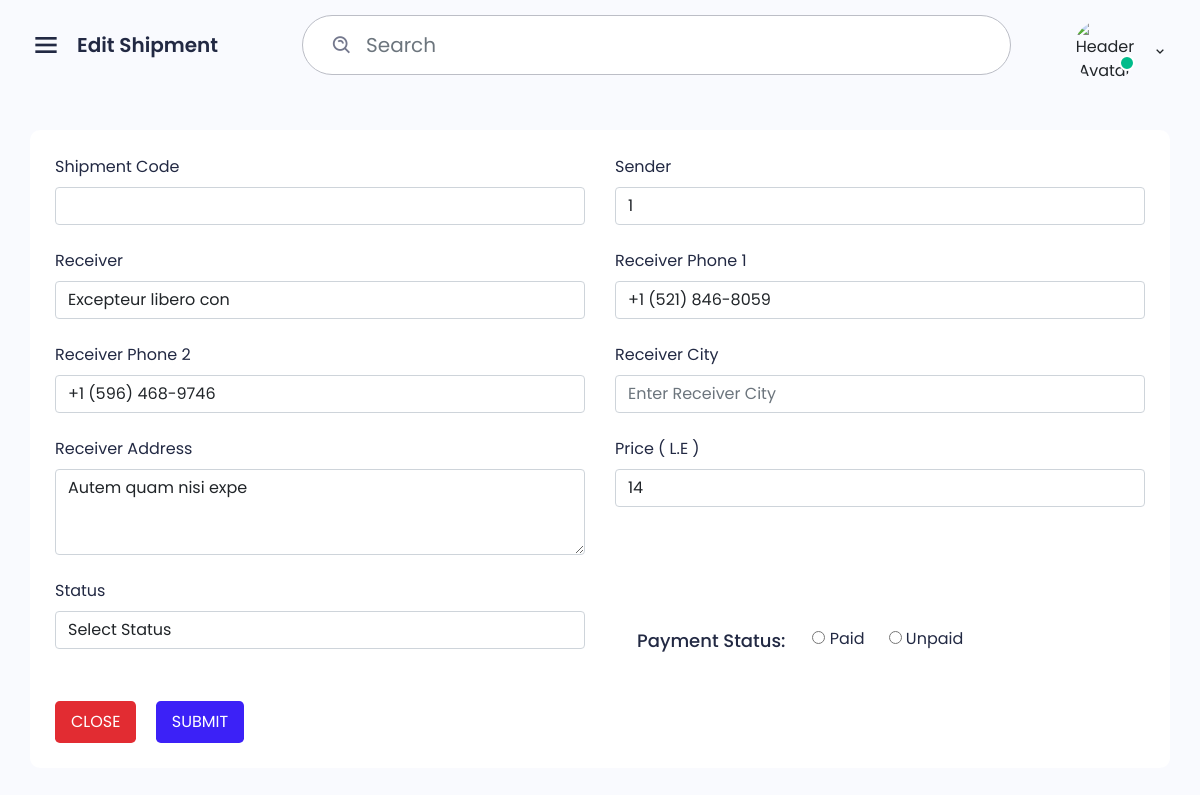
/edit_shipment/1 (signed in), run on an earlier commit of the app's database.
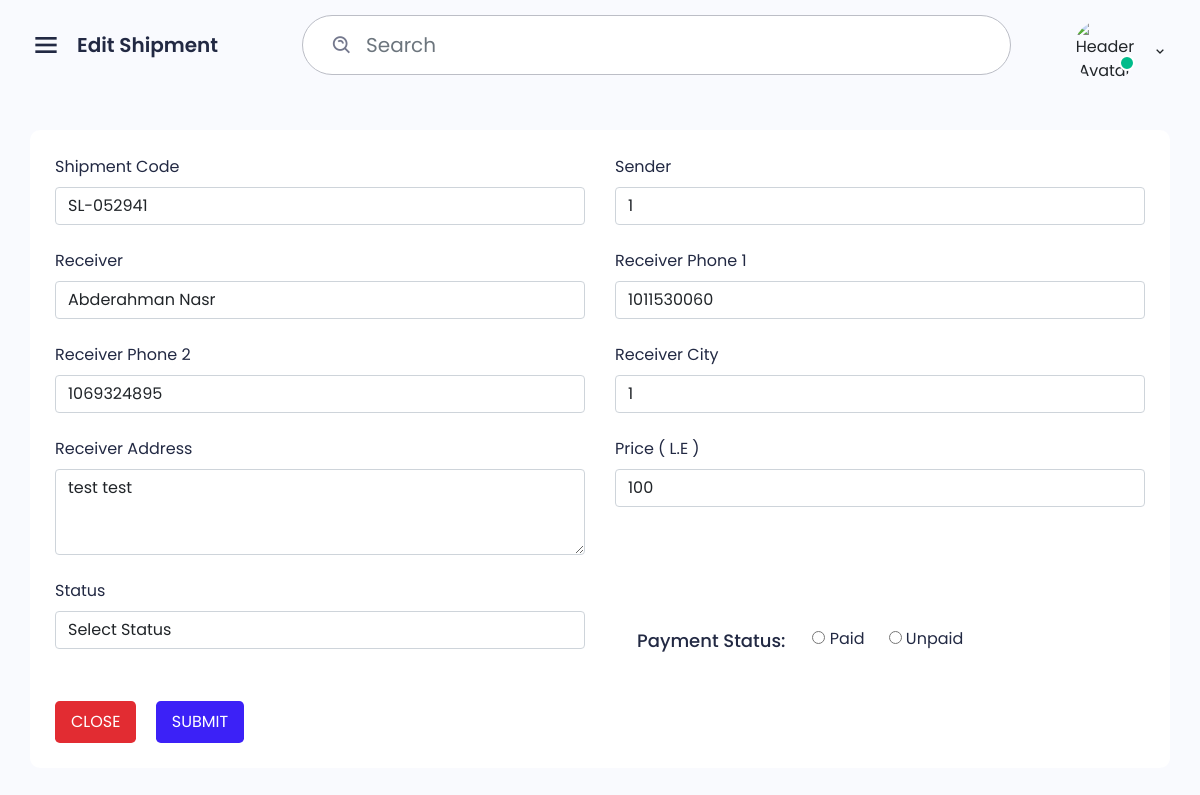
And on a later commit of the database.
### app.py (models this page shows)
class Shipment(db.Model):
      id = db.Column(db.Integer, primary_key=True)
      user_id = db.Column(db.Integer, db.ForeignKey('user.id'), nullable=False)
      shipment_code = db.Column(db.String(80), nullable=False)
      sender = db.Column(db.String(80), nullable=False)
      receiver = db.Column(db.String(80), nullable=False)
      receiver_phone1 = db.Column(db.String(80), nullable=False)
      receiver_phone2 = db.Column(db.String(80), nullable=False)
      receiver_city = db.Column(db.String(80), nullable=False)
      receiver_address = db.Column(db.String(1800), nullable=False)
      status = db.Column(db.String(80), nullable=False)  # Pending, Processing, Delivered, Cancelled, Returned
      price = db.Column(db.String(80), nullable=False)
      shipment_date = db.Column(db.DateTime, server_default=db.func.now())
      delivery_date = db.Column(db.DateTime, server_default=db.func.now())
      shipment_price = db.Column(db.String(80), nullable=False)
      payment_status = db.Column(db.String(80), nullable=False)
      created_at = db.Column(db.DateTime, server_default=db.func.now())

### app.py (the view)
@app.route('/edit_shipment/<int:id>')
def edit_shipment(id):
      if not session.get('logged_in'):
            return redirect(url_for('admin_login'))
      shipment = Shipment.query.get_or_404(id)
      users = User.query.all()
      syscity = SystemCity.query.all()
      context = {
            'title': "Edit Shipment",
            'shipment': shipment,
            'syscity': syscity,
            'users': users
      }
      return render_template('edit_shipment.html', **context)

### templates/edit_shipment.html (shortened to what the changed rows need)
{% extends 'base.html' %}
{% block content %}
<div class="row">
    <div class="col-12">
        <form action="/edit_shipment/{{ shipment.id }}" method="post">
        <div class="box">
                <div class="box-body">
                    <div class="row">
                        <div class="col-md-6 col-sm-12 mb-24">
                            <div class="form-group">
                                <label class="form-label">Shipment Code</label>
                                <input class="form-control" value="{{ shipment.shipment_code }}" name="shipment_code" >
                            </div>
                        </div>
                        <div class="col-md-6 col-sm-12 mb-24">
                            <div class="form-group">
                                <label class="form-label">Sender</label>
                                <input class="form-control" placeholder="Enter Sender" name="sender" value="{{ shipment.sender }}">
                            </div>
                        </div>
                    </div>
                    <div class="row">
                        <div class="col-md-6 col-sm-12 mb-24">
                            <div class="form-group">
                                <label class="form-label">Receiver</label>
                                <input class="form-control" placeholder="Enter Receiver's Name" name="receiver" value="{{ shipment.receiver }}">
                            </div>
                        </div>
                        <div class="col-md-6 col-sm-12 mb-24">
                            <div class="form-group">
                                <label class="form-label">Receiver Phone 1</label>
                                <input name="receiver_phone1" class="form-control" placeholder="Enter Receiver's Phone 1" value="{{ shipment.receiver_phone1 }}">
                            </div>
                        </div>
                    </div>
                    <div class="row">
                        <div class="col-md-6 col-sm-12 mb-24">
                            <div class="form-group">
                                <label class="form-label">Receiver Phone 2</label>
                                <input name="receiver_phone2" class="form-control" placeholder="Enter Receiver's Phone 2" value="{{ shipment.receiver_phone2 }}">
                            </div>
                        </div>
                        <div class="col-md-6 col-sm-12 mb-24">
                            <div class="form-group">
                                <label class="form-label">Receiver City</label>
                                <input name="receiver_city" class="form-control" placeholder="Enter Receiver City" value="{{ shipment.receiver_city }}">
                            </div>
                        </div>
                    </div>
                    <div class="row">
                        <div class="col-md-6 col-sm-12 mb-24">
                            <div class="form-group">
                                <label class="form-label">Receiver Address</label>
                                <textarea class="form-control" placeholder="Enter Receiver's Address" rows="3" name="receiver_address">{{ shipment.receiver_address }}</textarea>
                            </div>
                        </div>
                        <div class="col-md-6 col-sm-12 mb-24">
                            <div class="form-group">
                                <label class="form-label">Price ( L.E )</label>
                                <input class="form-control" placeholder="Enter Price" name="price" value="{{ shipment.price }}">
                            </div>
                        </div>
                    </div>
                </div>
            </div>
        </form>
    </div>
</div>
{% endblock %}

What changed in the data, as far as the page shows it:
changed Shipment: shipment_code (not shown) → "SL-052941"; receiver "Excepteur libero con" → "Abderahman Nasr"; receiver_phone1 "+1 (521) 846-8059" → "1011530060"; receiver_phone2 "+1 (596) 468-9746" → "1069324895"; receiver_city (not shown) → "1"; receiver_address "Autem quam nisi expe" → "test test"; price "14" → "100"
